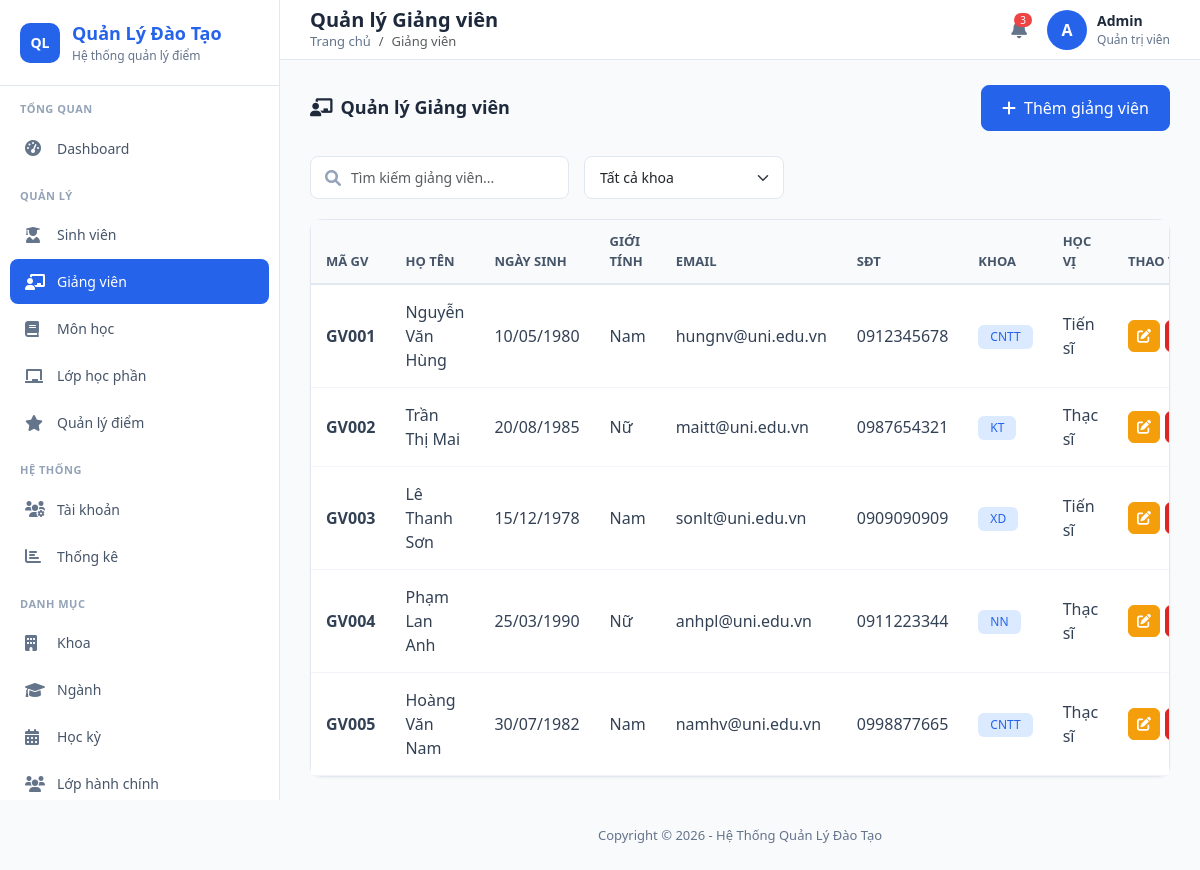
Page /public/index.php?url=GiangVien/index on the committed database.
### tables this page shows
CREATE TABLE GIANG_VIEN (
    MaGiangVien VARCHAR(20) PRIMARY KEY,
    HoTen VARCHAR(100) NOT NULL,
    NgaySinh DATE,
    GioiTinh VARCHAR(10),
    Email VARCHAR(100),
    SoDienThoai VARCHAR(15),
    HocVi VARCHAR(50),
    MaKhoa VARCHAR(10) NOT NULL,
    TrangThai BIT DEFAULT 1,
    FOREIGN KEY (MaKhoa) REFERENCES KHOA(MaKhoa)
);

### app/controllers/GiangVienController.php (called while the page is built, shortened)
<?php
require_once __DIR__ . '/../config/Database.php';
require_once __DIR__ . '/../models/GiangVienModel.php';
class GiangVienController {
    private $gvModel;
    public function __construct() {
        $database = new Database();
        $this->db = $database->getConnection();
        $this->gvModel = new GiangVienModel($this->db);
    }
    public function index() {
        $giangviens = $this->gvModel->readAll();
        $data = [
            'giangviens' => $giangviens,
            'pageTitle' => 'Quản lý Giảng viên',
            'breadcrumb' => 'Giảng viên'
        ];
        require_once "../app/views/giangvien/index.php";
    }
}
?>

### app/core/App.php (called while the page is built, shortened)
<?php
class App {
    protected $method = 'index';
    public function __construct() {
        $url = $this->parseUrl();
        if ($url != null && file_exists('../app/controllers/' . ucfirst($url[0]) . 'Controller.php')) {
            unset($url[0]);
        }
        $this->controller = new $this->controller;
        if (isset($url[1])) {
            if (method_exists($this->controller, $url[1])) {
                $this->method = $url[1];
                unset($url[1]);
            }
        }
        $this->params = $url ? array_values($url) : [];
        call_user_func_array([$this->controller, $this->method], $this->params);
    }
    public function parseUrl() {
        if (isset($_GET['url'])) {
            return explode('/', filter_var(rtrim($_GET['url'], '/'), FILTER_SANITIZE_URL));
        }
        return null;
    }
}
?>

### public/index.php (called while the page is built, shortened)
<?php
$app = new App();
?>

### app/config/Database.php (called while the page is built, shortened)
<?php
class Database {
    private $host = 'localhost';
    private $db   = 'qldiem';
    private $user = 'root';
    private $pass = '';
    private $charset = 'utf8mb4';
    public function getConnection() {
        $this->conn = null;
        $dsn = "mysql:host=" . $this->host . ";dbname=" . $this->db . ";charset=" . $this->charset;
        $options = [
            PDO::ATTR_ERRMODE            => PDO::ERRMODE_EXCEPTION,
            PDO::ATTR_DEFAULT_FETCH_MODE => PDO::FETCH_ASSOC,
            PDO::ATTR_EMULATE_PREPARES   => false,
        ];
        try {
            $this->conn = new PDO($dsn, $this->user, $this->pass, $options);
        } catch (PDOException $e) {
            die('Kết nối database thất bại: ' . $e->getMessage());
        }
        return $this->conn;
    }
}
?>

### app/models/GiangVienModel.php (called while the page is built, shortened)
<?php
require_once __DIR__ . '/../config/Database.php';
class GiangVienModel {
    private $conn;
    private $table_name = "GIANG_VIEN";
    public function __construct($db) {
        $this->conn = $db;
    }
    public function readAll() {
        $query = "SELECT * FROM " . $this->table_name;
        $stmt = $this->conn->prepare($query);
        $stmt->execute();
        return $stmt->fetchAll(PDO::FETCH_ASSOC);
    }
}
?>

### app/views/giangvien/index.php (the view, shortened to what this page needs)
<?php require_once '../app/views/layouts/header.php'; ?>
<div class="page-header">
    <h4><i class="fas fa-chalkboard-teacher me-2"></i>Quản lý Giảng viên</h4>
    <button class="btn btn-primary" data-bs-toggle="modal" data-bs-target="#addModal">
        <i class="fas fa-plus me-2"></i>Thêm giảng viên
    </button>
</div>
<div class="filter-bar">
    <div class="search-box">
        <i class="fas fa-search"></i>
        <input type="text" class="form-control" placeholder="Tìm kiếm giảng viên..." id="searchInput">
    </div>
    <select class="form-select" id="filterKhoa">
        <option value="">Tất cả khoa</option>
    </select>
</div>
<div class="card">
    <div class="card-body p-0">
        <div class="table-responsive">
            <table class="table" id="dataTable">
                <thead>
                    <tr>
                        <th>Mã GV</th>
                        <th>Họ tên</th>
                        <th>Ngày sinh</th>
                        <th>Giới tính</th>
                        <th>Email</th>
                        <th>SĐT</th>
                        <th>Khoa</th>
                        <th>Học vị</th>
                        <th width="120">Thao tác</th>
                    </tr>
                </thead>
                <tbody>
                    <?php if(isset($data['giangviens']) && count($data['giangviens']) > 0): ?>
                        <?php foreach($data['giangviens'] as $gv): ?>
                        <tr>
                            <td><strong><?= $gv['MaGiangVien'] ?></strong></td>
                            <td><?= $gv['HoTen'] ?></td>
                            <td><?= isset($gv['NgaySinh']) ? date('d/m/Y', strtotime($gv['NgaySinh'])) : '' ?></td>
                            <td><?= $gv['GioiTinh'] ?? '' ?></td>
                            <td><?= $gv['Email'] ?? '' ?></td>
                            <td><?= $gv['SoDienThoai'] ?? '' ?></td>
                            <td><span class="badge bg-info-light"><?= $gv['MaKhoa'] ?? '' ?></span></td>
                            <td><?= $gv['HocVi'] ?? '' ?></td>
                            <td>
                                <div class="table-actions">
                                    <a href="index.php?url=GiangVien/edit/<?= $gv['MaGiangVien'] ?>" class="btn btn-sm btn-warning btn-action" title="Sửa">
                                        <i class="fas fa-edit"></i>
                                    </a>
                                    <a href="index.php?url=GiangVien/delete/<?= $gv['MaGiangVien'] ?>" class="btn btn-sm btn-danger btn-action" title="Xóa" onclick="return confirm('Bạn có chắc muốn xóa?')">
                                    </a>
                                </div>
                            </td>
                        </tr>
                        <?php endforeach; ?>
                    <?php endif; ?>
                </tbody>
            </table>
        </div>
    </div>
</div>
<?php require_once '../app/views/layouts/footer.php'; ?>

### public/css/admin.css (style rules this page uses)
:root { --primary-color: #2563eb; --primary-dark: #1d4ed8; --sidebar-width: 280px; --header-height: 60px; }
* { margin: 0; padding: 0; box-sizing: border-box; }
body { font-family: 'Segoe UI', Tahoma, Geneva, Verdana, sans-serif; background-color: #f8fafc; min-height: 100vh; }
.card { background: #fff; border-radius: 12px; border: 1px solid #e2e8f0; box-shadow: 0 1px 3px rgba(0,0,0,0.05); }
.card-body { padding: 20px; }
.btn { border-radius: 8px; font-weight: 500; padding: 10px 20px; transition: all 0.2s; }
.btn-primary { background: var(--primary-color); border-color: var(--primary-color); }
.btn-danger { background: #dc2626; border-color: #dc2626; }
.btn-warning { background: #f59e0b; border-color: #f59e0b; color: #fff; }
.table { margin: 0; }
.table thead th { background: #f8fafc; border-bottom: 2px solid #e2e8f0; color: #475569; font-weight: 600; font-size: 13px; text-transform: uppercase; padding: 12px 15px; }
.table tbody td { padding: 15px; vertical-align: middle; border-bottom: 1px solid #f1f5f9; color: #334155; }
.form-control, .form-select { border-radius: 8px; border: 1px solid #e2e8f0; padding: 10px 15px; font-size: 14px; }
.badge { padding: 6px 12px; border-radius: 6px; font-weight: 500; font-size: 12px; }
.badge-info, .bg-info-light { background: #dbeafe !important; color: var(--primary-color) !important; }
.btn-action { width: 32px; height: 32px; padding: 0; display: inline-flex; align-items: center; justify-content: center; border-radius: 6px; font-size: 14px; }
.page-header { display: flex; justify-content: space-between; align-items: center; margin-bottom: 25px; }
.page-header h4 { font-size: 18px; font-weight: 600; color: #1e293b; margin: 0; }
.search-box { position: relative; }
.search-box input { padding-left: 40px; }
.search-box i { position: absolute; left: 15px; top: 50%; transform: translateY(-50%); color: #94a3b8; }
.table-actions { display: flex; gap: 5px; }
.filter-bar { display: flex; gap: 15px; margin-bottom: 20px; flex-wrap: wrap; }
.filter-bar .form-control, .filter-bar .form-select { width: auto; min-width: 200px; }

### rows in the picture
giang_vien: MaGiangVien "GV001", HoTen "Nguyễn Văn Hùng", NgaySinh "10/05/1980", GioiTinh "Nam", Email "hungnv@uni.edu.vn", SoDienThoai "0912345678", MaKhoa "CNTT", HocVi "Tiến sĩ"
giang_vien: MaGiangVien "GV002", HoTen "Trần Thị Mai", NgaySinh "20/08/1985", GioiTinh "Nữ", Email "maitt@uni.edu.vn", SoDienThoai "0987654321", MaKhoa "KT", HocVi "Thạc sĩ"
giang_vien: MaGiangVien "GV003", HoTen "Lê Thanh Sơn", NgaySinh "15/12/1978", GioiTinh "Nam", Email "sonlt@uni.edu.vn", SoDienThoai "0909090909", MaKhoa "XD", HocVi "Tiến sĩ"
giang_vien: MaGiangVien "GV004", HoTen "Phạm Lan Anh", NgaySinh "25/03/1990", GioiTinh "Nữ", Email "anhpl@uni.edu.vn", SoDienThoai "0911223344", MaKhoa "NN", HocVi "Thạc sĩ"
giang_vien: MaGiangVien "GV005", HoTen "Hoàng Văn Nam", NgaySinh "30/07/1982", GioiTinh "Nam", Email "namhv@uni.edu.vn", SoDienThoai "0998877665", MaKhoa "CNTT", HocVi "Thạc sĩ"

### other values in the picture
$data['pageTitle'] "Quản lý Giảng viên"
$data['breadcrumb'] "Giảng viên"
substr($_SESSION['user_name'] ?? 'A', 0, 1) "A"
$_SESSION['user_name'] "Admin"
$_SESSION['user_role'] "Quản trị viên"
